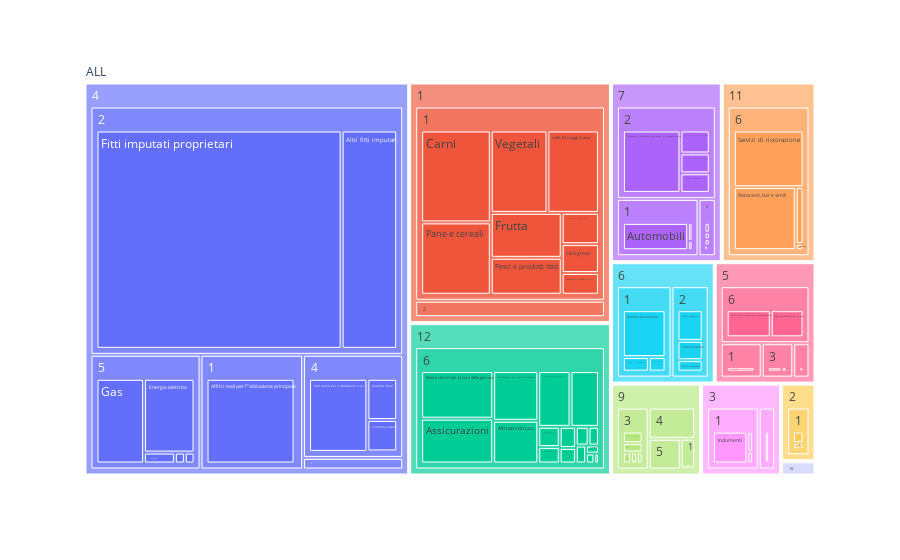

Write notebook code for a chart like this one.
### Code cell
mask = df[(df['componenti'] == '1') & (df['Anno'] == 2020) & (df['Territorio']=='Italia')]
dff = mask.groupby(by=["Root", "First_level", "Second_level", "Coicop (DESC)"]).sum('Spesa media').reset_index()
fig = px.treemap(
    dff, path=[px.Constant("ALL"), "Root", "First_level", "Coicop (DESC)"], 
    values='Spesa media', labels={
            'ALL': 'All',
            'Root': 'Coicop (DESC)',
            'First_level': 'Coicop (DESC)',
            'Second_level': 'Coicop (DESC)'
        },
)

fig.show()

### Figure 1 — Plotly figure (JSON) as saved in the notebook; plotly's stock layout.template omitted (floating-point values rounded to 4 significant figures; data arrays with more than 128 entries replaced by an {"elided": "..."} marker saying what was removed)
{"data": [{"branchvalues": "total", "domain": {"x": [0, 1], "y": [0, 1]}, "hovertemplate": "labels=%{label}<br>Spesa media=%{value}<br>parent=%{parent}<br>id=%{id}<extra></extra>", "ids": {"elided": "142 str values"}, "labels": {"elided": "142 str values"}, "name": "", "parents": {"elided": "142 str values"}, "type": "treemap", "values": {"elided": "142 float values"}}], "layout": {"legend": {"tracegroupgap": 0}, "margin": {"t": 60}}}
